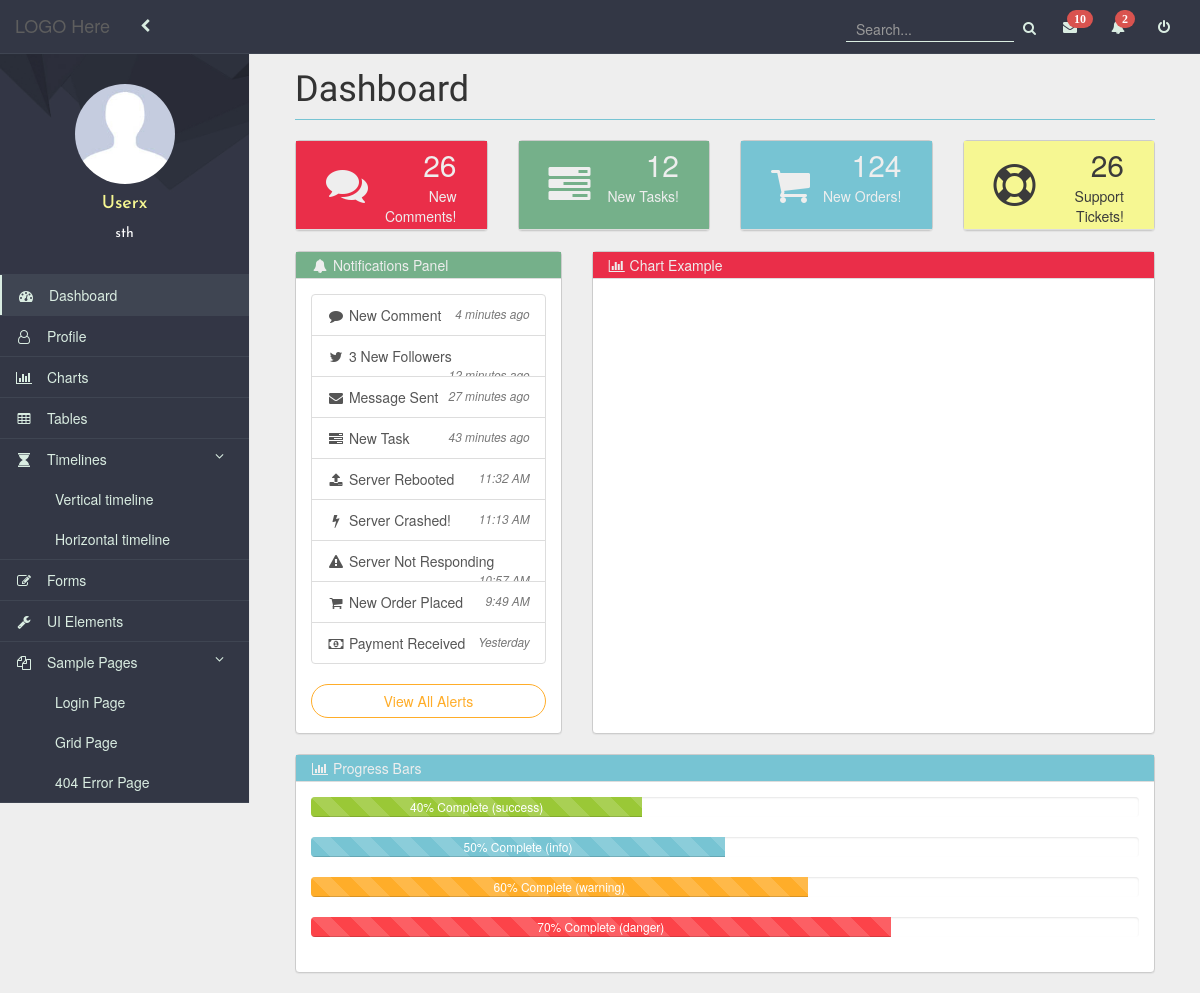
Page /home.php (signed in) on the committed database.
### tables this page shows
CREATE TABLE `users` (
  `id` int(10) unsigned NOT NULL AUTO_INCREMENT,
  `username` varchar(45) NOT NULL,
  `password` varchar(300) NOT NULL,
  `fullname` varchar(100) NOT NULL,
  `position` varchar(45) NOT NULL,
  `image` varchar(45) NOT NULL DEFAULT 'unknown.jpg',
  `role` varchar(45) NOT NULL,
  PRIMARY KEY (`id`),
  UNIQUE KEY `id_UNIQUE` (`id`),
  UNIQUE KEY `username_UNIQUE` (`username`)
);

CREATE TABLE `element_order` (
  `id` int(10) unsigned NOT NULL AUTO_INCREMENT,
  `name` varchar(45) NOT NULL,
  `display_order` int(10) unsigned NOT NULL,
  `color` varchar(45) NOT NULL,
  `icon` varchar(45) NOT NULL,
  `number` int(10) unsigned NOT NULL,
  `text` varchar(45) NOT NULL,
  `user_id` int(10) unsigned DEFAULT NULL,
  PRIMARY KEY (`id`),
  UNIQUE KEY `id_UNIQUE` (`id`),
  KEY `user_id_idx` (`user_id`),
  CONSTRAINT `user_id` FOREIGN KEY (`user_id`) REFERENCES `users` (`id`) ON DELETE CASCADE ON UPDATE CASCADE
);

### DB/users.php (called while the page is built, shortened)
<?php
require_once 'db.php';
class Users extends DB{
	public function retreiveAttribute($user){
		$query = "SELECT * FROM users WHERE `username` = '$user' ";
		$pdoStatementObject = $this->db->query($query, \PDO::FETCH_ASSOC);
		return $pdoStatementObject->fetch();
	}
}
 ?>

### DB/element_order.php (called while the page is built, shortened)
<?php
require_once 'db.php';
class Order extends DB{
	function __construct(){
		$this->table = 'element_order';
	}
}
?>

### DB/db.php (the view, shortened to what this page needs)
<?php
abstract class DB{
	protected $db;
	protected $table;
	public function __construct(){
		try{
			$this->db = new \PDO("mysql:host=".self::DB_HOST.";"."dbname=".self::DB_DB,self::DB_USERNAME,self::DB_PASSWORD);
		} catch(\PDOException $ex){
			echo $ex->getMessage();
		}
		 catch(\Exception $ex){
			echo $ex->getMessage();
		}
	}
	public function listItems($userid){
		$result = '';
		$query = "SELECT * FROM $this->table WHERE user_id = $userid ORDER BY display_order ";
		$pdo = $this->db->query($query, \PDO::FETCH_ASSOC);
			while($div = $pdo->fetch()){
				$result .=
					'<div class="col-lg-3 col-md-6" id="item_'. $div['id'].'">'.
                    '<div class="panel '.$div["color"] .'">'.
                        '<div class="panel-heading">'.
                            '<div class="row">'.
                                '<div class="col-xs-3">'.
                                    '<i class="fa '. $div["icon"] .' fa-5x"></i>'.
                                '</div>'.
                                '<div class="col-xs-9 text-right">'.
                                    '<div class="huge">'.$div["number"].'</div>'.
                                    '<div>'.$div["text"].'</div>'.
                                '</div>'.
                            '</div>'.
                        '</div>'.
                    '</div>'.
                '</div>';
			}
			return $result;
	}
}
 ?>

### templates/header.php (shortened to what this page needs)
<?php
require_once 'DB/users.php';
$users = new Users();
$user = $users->retreiveAttribute($_SESSION['logged_in']);
$image = $user['image'];
$position = $user['position'];
$fullname = $user['fullname'];
$phpSelf = $_SERVER["PHP_SELF"];
$phpSelfElements = explode("/", $phpSelf);
$scriptName = $phpSelfElements [count($phpSelfElements) - 1];
?>
<!DOCTYPE HTML>
<html>
<head>
    <link rel="stylesheet" href="https://cdnjs.cloudflare.com/ajax/libs/normalize/5.0.0/normalize.min.css" />
    <link rel='stylesheet prefetch' href='https://cdnjs.cloudflare.com/ajax/libs/c3/0.4.10/c3.min.css' />
	<link rel="stylesheet" type="text/css" href="css/font-awesome.css" />
	<link rel="stylesheet" type="text/css" href="css/bootstrap.css" />
    <link rel="stylesheet" type="text/css" href="css/style.css" />
    <link rel="stylesheet" type="text/css" <?php if($scriptName == "uielements.php"){echo "href='css/alert-style.css'";} if($scriptName == "horizontaltimeline.php"){echo "href='css/style-horizontal-timelne.css'";}
    ?>>
</head>
<body>
	<div id="wrapper">
		<nav class="navbar navbar-default navbar-static-top" role="navigation" style="margin-bottom: 0;">
			<div class="navbar-header">
                <a class="navbar-brand" href="home.html">LOGO Here</a>
            </div>
            <ul class="nav navbar-top-links navbar-left">
                <li>
                    <a href="#" id="menu-toggle">
                        <i class="fa fa-chevron-left" aria-hidden="true"></i>
                    </a>
                </li>
            </ul>
            <ul class="nav navbar-top-links navbar-right">
                <li class="sidebar-search">
                    <div class="input-group custom-search-form">
                        <input type="text" class="form-control" placeholder="Search..."><span class="input-group-btn">
                            <button class="btn" type="button">
                                <i class="fa fa-search"></i>
                            </button>
                        </span>
                    </div>
                </li>
                <li>
                    <a href="#">
                        <i class="fa fa-envelope fa-fw"><span class="badge">10</span></i>
                    </a>
                </li>
                <li >
                    <a href="#">
                        <i class="fa fa-bell fa-fw"><span class="badge">2</span></i>
                    </a>
                </li>
                <li >
                    <a href="loginpage/logout.php">
                        <i class="fa fa-power-off" aria-hidden="true"></i>
                    </a>
                </li>
            </ul>
            <div  id="sidebarid" class="navbar-default sidebar" role="navigation">
                <div id="menu-down" class="sidebar-nav navbar-collapse" style="  background-image: url(img/sidebar-bg.jpg); background-size: 500px;  background-repeat: no-repeat;">
                    <ul class="nav in" id="side-menu">
                        <li class="user-profile">
                            <div class="user-profile-details">
                               <img src="<?php echo 'loginpage/images/'.$image; ?>" class="img-circle img-responsive" alt="<?php echo 'Profile image of '. $fullname ;?>">
                               <h4><?php echo $fullname; ?></h4>
                               <p> <?php echo $position; ?></p>
                            </div>
                        </li>
                        <li>
                        <a href="home.php" <?php if($scriptName == "home.php"){echo 'class="active"';}?>><i class="fa fa-dashboard fa-fw"></i> Dashboard</a>
                        </li>
                        <li>
                            <a href="profile.php" <?php if($scriptName == "profile.php"){echo 'class="active"';}?>><i class="fa fa-user-o fa-fw"></i> Profile</a>
                        </li>
                        <li>
                            <a href="charts.php" <?php if($scriptName == "charts.php"){echo 'class="active"';}?>><i class="fa fa-bar-chart-o fa-fw"></i> Charts</a>
                        </li>
                        <li>
                            <a href="tables.php" <?php if($scriptName == "tables.php"){echo 'class="active"';}?>><i class="fa fa-table fa-fw"></i> Tables</a>
                        </li>
                        <li class="dropdown-list-element">
                            <a href="#"><i class="fa fa-hourglass fa-fw"></i> Timelines <i style="float: right" class="fa fa-angle-down" aria-hidden="true"></i></a>
                            <ul class="nav nav-second-level">
                                <li>
                                    <a href="verticaltimeline.php" <?php if($scriptName == "timeline.php"){echo 'class="active"';}?>>Vertical timeline</a>
                                </li>
                                <li>
                                    <a href="horizontaltimeline.php" <?php if($scriptName == "hor-timeline.php"){echo 'class="active"';}?>>Horizontal timeline</a>
                                </li>
                            </ul>
                        </li>
                        <li>
                            <a href="forms.php" <?php if($scriptName == "forms.php"){echo 'class="active"';}?>><i class="fa fa-edit fa-fw"></i> Forms</a>
                        </li>
                        <li class="dropdown-list-element">
                            <a href="uielements.php" <?php if($scriptName == "uielements.php"){echo 'class="active"';}?>><i class="fa fa-wrench fa-fw"></i> UI Elements</a>
                        </li>
                        <li class="dropdown-list-element">
                            <a href="#"><i class="fa fa-files-o fa-fw"></i> Sample Pages <i style="float: right" class="fa fa-angle-down" aria-hidden="true"></i></a>
                            <ul class="nav nav-second-level">
                                <li>
                                    <a href="./loginpage/login.php" <?php if($scriptName == "login.php"){echo 'class="active"';}?>>Login Page</a>
                                </li>
                                <li>
                                    <a href="grid.php" <?php if($scriptName == "grid.php"){echo 'class="active"';}?>>Grid Page</a>
                                </li>
                                <li>
                                	<a href="./error404/error404.php" <?php if($scriptName == "error404.php"){echo 'class="active"';}?>>404 Error Page</a>
                                </li>
                            </ul>
                        </li>
                    </ul>
                </div>
            </div>
		</nav>

### css/style.css (style rules this page uses)
* { margin: 0; padding: 0; box-sizing: border-box; }
a { color: #DAEDE2; }
body { background-color: #eeeeee; }
.row { margin-right: 0; margin-left: 0; }
.panel { border: 1px solid #ccc; }
.panel-heading { color: #eee; }
.panel-light-blue > .panel-heading { background-color: #77c4d3; border-color: #ddd; }
.panel-magenta > .panel-heading { background-color: #ea2e49; border-color: #ddd; }
.panel-light-yellow > .panel-heading { color: #3b3b3b; background-color: #f6f792; border-color: #ddd; }
.panel-pastel-green > .panel-heading { background-color: #75b08a; border-color: #ddd; }
.panel-heading { padding: 3px 15px; border-bottom: 1px solid transparent; border-top-left-radius: 0px; border-top-right-radius: 0px; }
#wrapper { width: 100%; }
.navbar { position: fixed; width: 100%; }
.navbar-default { background-color: #333745; border-color: #3f4552; }
.navbar-top-links { margin-right: 0; display: flex; justify-content: center; align-items: center; }
.navbar-top-links li { display: inline-block; }
.navbar-top-links li:last-child { margin-right: 15px; }
.navbar-top-links li a { padding: 15px; min-height: 53px; }
.sidebar .sidebar-nav.navbar-collapse { padding-left: 0; padding-right: 0; }
.sidebar ul li { border-bottom: 1px solid #3f4552; }
.sidebar ul li a.active { background-color: #3f4552; border-left: 2px solid; }
.nav { background-size: 500px; background-repeat: no-repeat; }
.nav > li > a > i { margin-right: 10px; }
.navbar-right > li > a > i { margin-right: 0px; vertical-align: middle; }
.badge { display: inline-block; min-width: 10px; padding: 3px 7px; font-size: 12px; font-weight: bold; line-height: 1; color: #fff; text-align: center; white-space: nowrap; vertical-align: middle; background-color: #d9534f; border-radius: 10px; position: absolute; margin-top: -10px; margin-left: -10px; }
.sidebar-search { width: 200px; vertical-align: middle; }
.sidebar-search input, .sidebar-search button { height: 25px; padding: 0 10px; }
.sidebar-search input { background: transparent; border-radius: inherit; border: none; border-bottom: 1px solid #daede2; outline: none; }
.sidebar-search button { color: #daede2; background: transparent; border: none; }
.sidebar .nav-second-level li, .sidebar .nav-third-level li { border-bottom: none !important; }
.sidebar .nav-second-level li a { padding-left: 55px; }
@media (min-width: 768px) { .sidebar { z-index: 1; position: fixed; width: 250px; margin-top: 54px; border-right: 1px solid #e7e7e7; height: calc(100vh - 51px); } }
@media (min-width: 768px) { .nav { background-size: 500px; background-repeat: no-repeat; } }
.user-profile-details { margin: 30px 0; text-align: center; font-family: 'Josefin Sans', sans-serif; }
.user-profile-details h4 { color: #f6f792; }
.user-profile-details p { color: #fff; }
.user-profile-details img { width: 100px; margin: auto; }
.btn { display: inline-block; padding: 6px 12px; margin-bottom: 0; font-size: 14px; font-weight: normal; line-height: 1.42857143; text-align: center; white-space: nowrap; vertical-align: middle; -ms-touch-action: manipulation; touch-action: manipulation; cursor: pointer; -webkit-user-select: none; -moz-user-select: none; -ms-user-select: none; user-select: none; background-image: none; border: 1.5px solid transparent; border-radius: 70px; shape-outside: inherit; }
h3, h4, h5 { font-family: 'Josefin Sans', sans-serif; }
input, textarea { width: 80%; height: 35px; padding-left: 10px; margin: 5px 0px; border: none; border-bottom: 1px solid #c9c9c9; box-sizing: border-box; outline: none; }
.form-control { width: 80%; height: 35px; padding-left: 10px; margin: 5px auto; border: none; border-bottom: 1px solid #c9c9c9; box-sizing: border-box; box-shadow: none; outline: none; }
.huge { font-size: 30px; }
.fa-5x { font-size: 3em; margin: 20px 0; }
.sidebar { -webkit-transition: all 0.5s ease; -moz-transition: all 0.5s ease; -o-transition: all 0.5s ease; transition: all 0.5s ease; }

### rows in the picture
users: image (picture), fullname "Userx", position "sth"
element_order: number "26", text "New Comments!"
element_order: number "12", text "New Tasks!"
element_order: number "124", text "New Orders!"
element_order: number "26", text "Support Tickets!"
